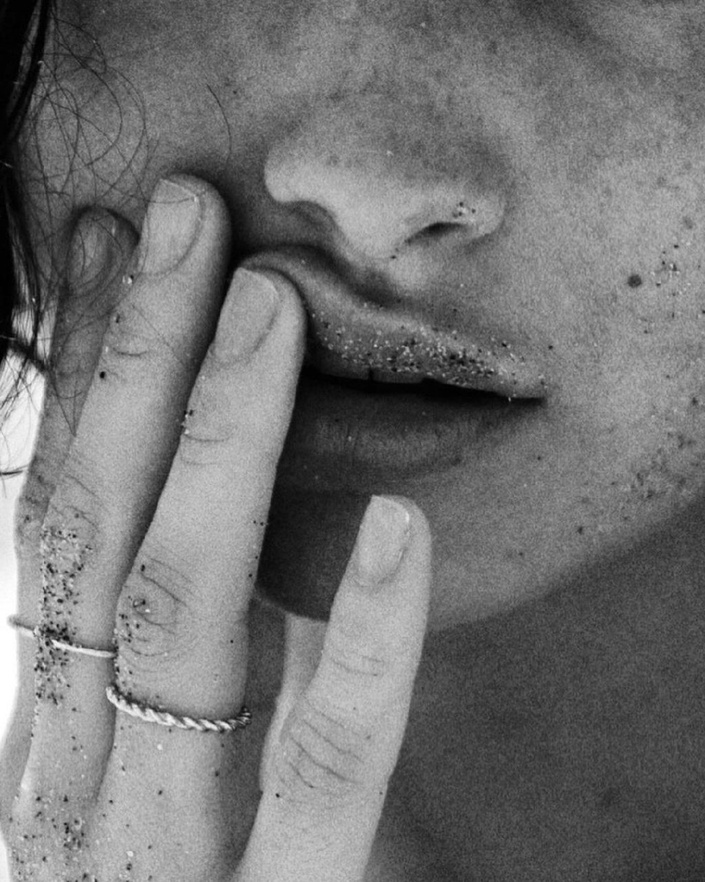
#> input picture pic (1).jpg, 705 x 882 px, shrunk from 1024 x 1280 before the run
$ jupyter execute 'image processing.ipynb'
#> lines starting #> are read from the running program, lines starting #| are printed output that depends on the picture; pictures that were not available may be replaced by others from this repository, and a replacement may not be noted
[cell 1]
# Import the Images module from pillow
from PIL import Image

# Open the image by specifying the image path.
image_path = "pic (1).jpg"
img = Image.open(image_path)
#> img is the input picture: PIL image 705x882 RGB; min 0, max 255, mean 113.8
img.size
#> Out = (705, 882)

[cell 2]
import cv2
import matplotlib.pyplot as plt
# Load an HSV image
hsv_image = cv2.imread('Lenna_(test_image).png', cv2.IMREAD_COLOR)
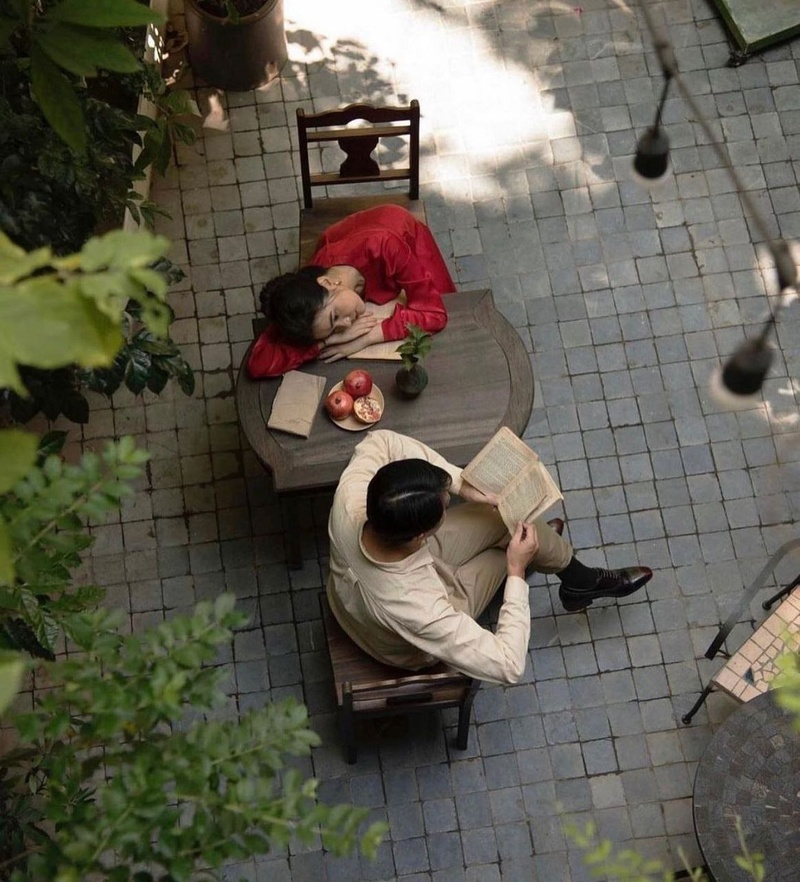
#> input picture pic (2).jpg, 800 x 882 px, shrunk from 1162 x 1280 before the run, given in place of Lenna_(test_image).png, which was not available
#> hsv_image is the input picture: shape (882, 800, 3); mean B, G, R 78.8, 91.1, 94.8
hsv_image = cv2.cvtColor(hsv_image, cv2.COLOR_BGR2HSV)
#> hsv_image: shape (882, 800, 3); mean H, S, V 39.2, 66.7, 97.5

# Split the HSV image into its three channels
hue, saturation, value = cv2.split(hsv_image)
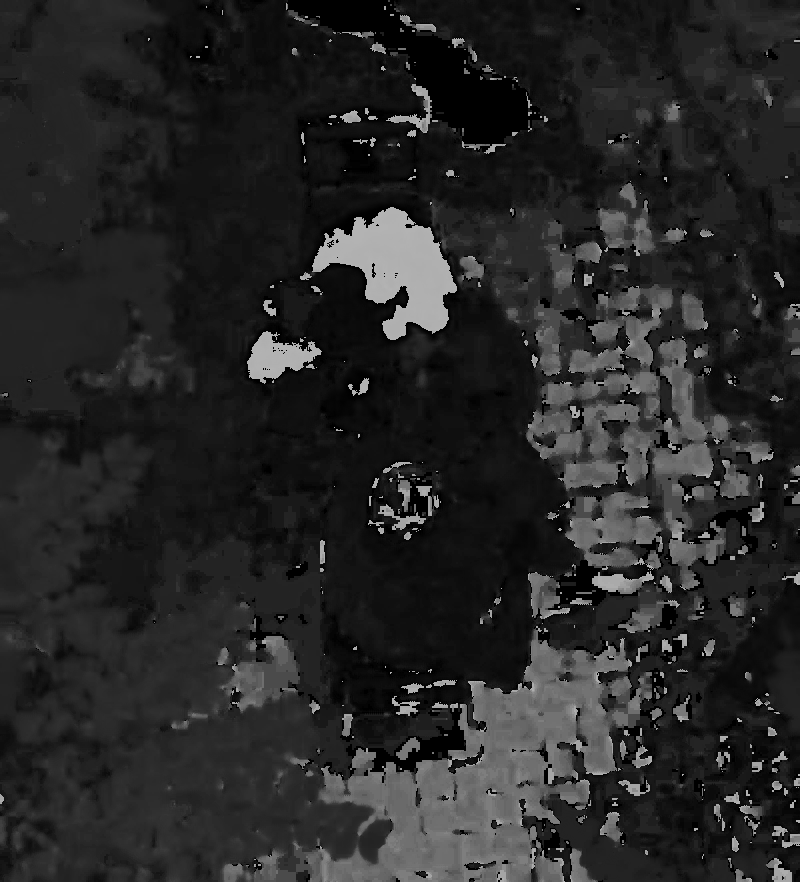
#> hue: shape (882, 800); min 0, max 179, mean 39.2
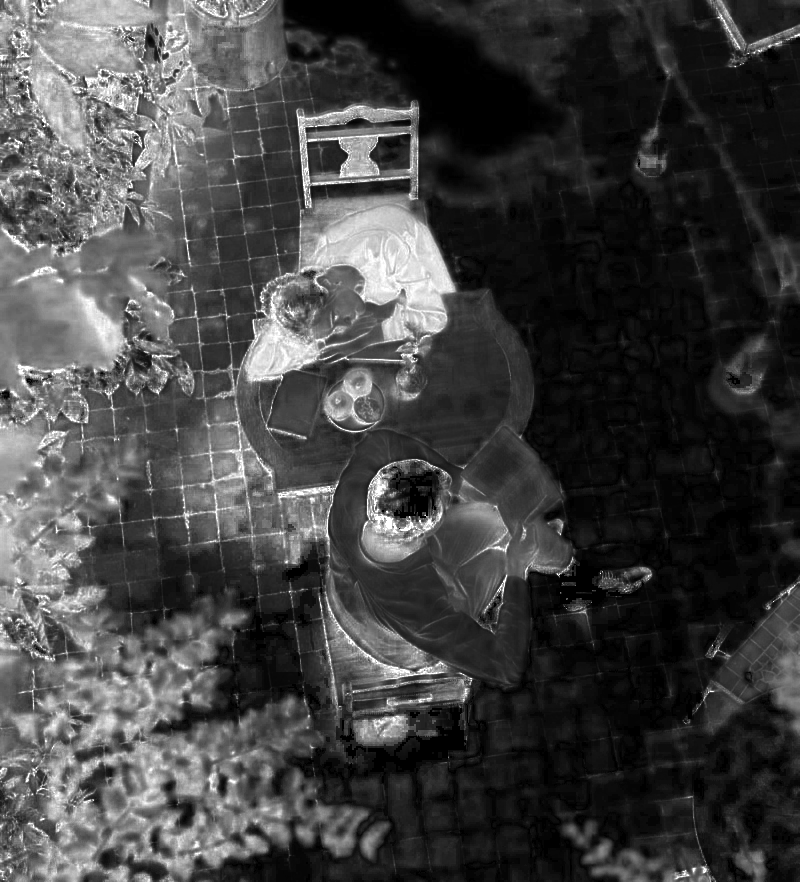
#> saturation: shape (882, 800); min 0, max 255, mean 66.7
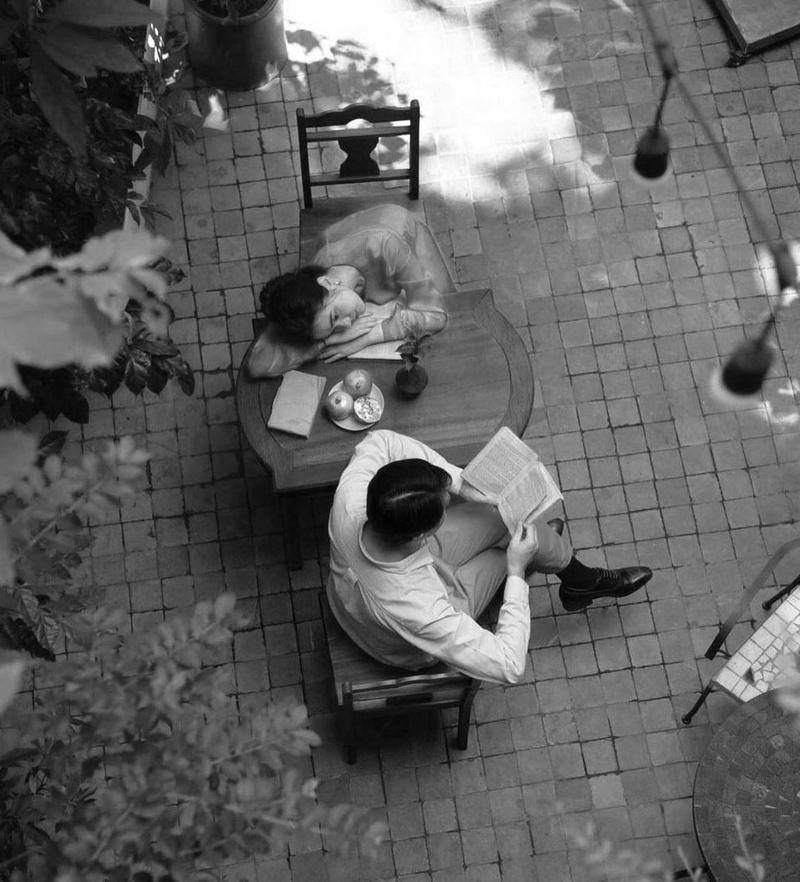
#> value: shape (882, 800); min 0, max 255, mean 97.5

# Display the three channels
cv2.imshow('Hue Channel', hue)
cv2.imshow('Saturation Channel', saturation)
cv2.imshow('Value Channel', value)

cv2.waitKey(0)
cv2.destroyAllWindows()
